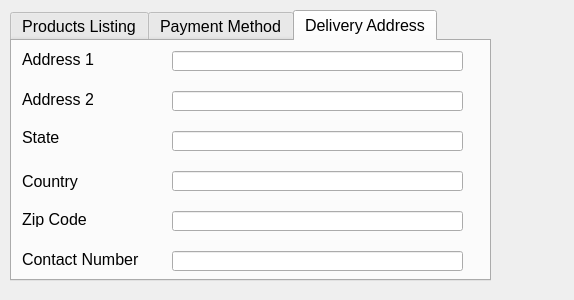
<?xml version="1.0" encoding="UTF-8"?>
<ui version="4.0">
 <class>Dialog</class>
 <widget class="QDialog" name="Dialog">
  <property name="geometry">
   <rect>
    <x>0</x>
    <y>0</y>
    <width>574</width>
    <height>300</height>
   </rect>
  </property>
  <property name="windowTitle">
   <string>Dialog</string>
  </property>
  <widget class="QTabWidget" name="tabWidget">
   <property name="geometry">
    <rect>
     <x>10</x>
     <y>10</y>
     <width>481</width>
     <height>271</height>
    </rect>
   </property>
   <property name="font">
    <font>
     <pointsize>12</pointsize>
    </font>
   </property>
   <property name="currentIndex">
    <number>2</number>
   </property>
   <widget class="QWidget" name="tab">
    <attribute name="title">
     <string>Products Listing</string>
    </attribute>
    <widget class="QCheckBox" name="checkBox">
     <property name="geometry">
      <rect>
       <x>30</x>
       <y>30</y>
       <width>191</width>
       <height>17</height>
      </rect>
     </property>
     <property name="text">
      <string>Cell Phone $150</string>
     </property>
    </widget>
    <widget class="QCheckBox" name="checkBox_2">
     <property name="geometry">
      <rect>
       <x>30</x>
       <y>70</y>
       <width>141</width>
       <height>17</height>
      </rect>
     </property>
     <property name="text">
      <string>Laptop $500</string>
     </property>
    </widget>
    <widget class="QCheckBox" name="checkBox_3">
     <property name="geometry">
      <rect>
       <x>30</x>
       <y>110</y>
       <width>161</width>
       <height>17</height>
      </rect>
     </property>
     <property name="text">
      <string>Camera $250</string>
     </property>
    </widget>
    <widget class="QCheckBox" name="checkBox_4">
     <property name="geometry">
      <rect>
       <x>30</x>
       <y>150</y>
       <width>171</width>
       <height>17</height>
      </rect>
     </property>
     <property name="text">
      <string>Shoes $200</string>
     </property>
    </widget>
    <widget class="QPushButton" name="pushButton">
     <property name="geometry">
      <rect>
       <x>40</x>
       <y>190</y>
       <width>141</width>
       <height>23</height>
      </rect>
     </property>
     <property name="text">
      <string>Add to Cart</string>
     </property>
    </widget>
   </widget>
   <widget class="QWidget" name="tab_2">
    <attribute name="title">
     <string>Payment Method</string>
    </attribute>
    <widget class="QRadioButton" name="radioButton">
     <property name="geometry">
      <rect>
       <x>40</x>
       <y>30</y>
       <width>131</width>
       <height>17</height>
      </rect>
     </property>
     <property name="text">
      <string>Debit Card</string>
     </property>
    </widget>
    <widget class="QRadioButton" name="radioButton_2">
     <property name="geometry">
      <rect>
       <x>40</x>
       <y>80</y>
       <width>111</width>
       <height>17</height>
      </rect>
     </property>
     <property name="text">
      <string>Credit Card</string>
     </property>
    </widget>
    <widget class="QRadioButton" name="radioButton_3">
     <property name="geometry">
      <rect>
       <x>40</x>
       <y>130</y>
       <width>121</width>
       <height>21</height>
      </rect>
     </property>
     <property name="text">
      <string>Net Banking</string>
     </property>
    </widget>
    <widget class="QRadioButton" name="radioButton_4">
     <property name="geometry">
      <rect>
       <x>40</x>
       <y>180</y>
       <width>181</width>
       <height>21</height>
      </rect>
     </property>
     <property name="text">
      <string>Cash On Delivery</string>
     </property>
    </widget>
   </widget>
   <widget class="QWidget" name="tab_3">
    <attribute name="title">
     <string>Delivery Address</string>
    </attribute>
    <widget class="QLineEdit" name="lineEdit">
     <property name="geometry">
      <rect>
       <x>160</x>
       <y>10</y>
       <width>291</width>
       <height>20</height>
      </rect>
     </property>
    </widget>
    <widget class="QLineEdit" name="lineEdit_2">
     <property name="geometry">
      <rect>
       <x>160</x>
       <y>50</y>
       <width>291</width>
       <height>20</height>
      </rect>
     </property>
    </widget>
    <widget class="QLineEdit" name="lineEdit_3">
     <property name="geometry">
      <rect>
       <x>160</x>
       <y>90</y>
       <width>291</width>
       <height>20</height>
      </rect>
     </property>
    </widget>
    <widget class="QLineEdit" name="lineEdit_4">
     <property name="geometry">
      <rect>
       <x>160</x>
       <y>130</y>
       <width>291</width>
       <height>20</height>
      </rect>
     </property>
    </widget>
    <widget class="QLineEdit" name="lineEdit_5">
     <property name="geometry">
      <rect>
       <x>160</x>
       <y>170</y>
       <width>291</width>
       <height>20</height>
      </rect>
     </property>
    </widget>
    <widget class="QLineEdit" name="lineEdit_6">
     <property name="geometry">
      <rect>
       <x>160</x>
       <y>210</y>
       <width>291</width>
       <height>20</height>
      </rect>
     </property>
    </widget>
    <widget class="QLabel" name="label">
     <property name="geometry">
      <rect>
       <x>10</x>
       <y>10</y>
       <width>91</width>
       <height>16</height>
      </rect>
     </property>
     <property name="text">
      <string>Address 1</string>
     </property>
    </widget>
    <widget class="QLabel" name="label_2">
     <property name="geometry">
      <rect>
       <x>10</x>
       <y>50</y>
       <width>71</width>
       <height>16</height>
      </rect>
     </property>
     <property name="text">
      <string>Address 2</string>
     </property>
    </widget>
    <widget class="QLabel" name="label_3">
     <property name="geometry">
      <rect>
       <x>10</x>
       <y>90</y>
       <width>47</width>
       <height>13</height>
      </rect>
     </property>
     <property name="text">
      <string>State</string>
     </property>
    </widget>
    <widget class="QLabel" name="label_4">
     <property name="geometry">
      <rect>
       <x>10</x>
       <y>130</y>
       <width>71</width>
       <height>21</height>
      </rect>
     </property>
     <property name="text">
      <string>Country</string>
     </property>
    </widget>
    <widget class="QLabel" name="label_5">
     <property name="geometry">
      <rect>
       <x>10</x>
       <y>170</y>
       <width>71</width>
       <height>16</height>
      </rect>
     </property>
     <property name="text">
      <string>Zip Code</string>
     </property>
    </widget>
    <widget class="QLabel" name="label_6">
     <property name="geometry">
      <rect>
       <x>10</x>
       <y>210</y>
       <width>121</width>
       <height>16</height>
      </rect>
     </property>
     <property name="text">
      <string>Contact Number</string>
     </property>
    </widget>
   </widget>
  </widget>
 </widget>
 <resources/>
 <connections/>
</ui>
